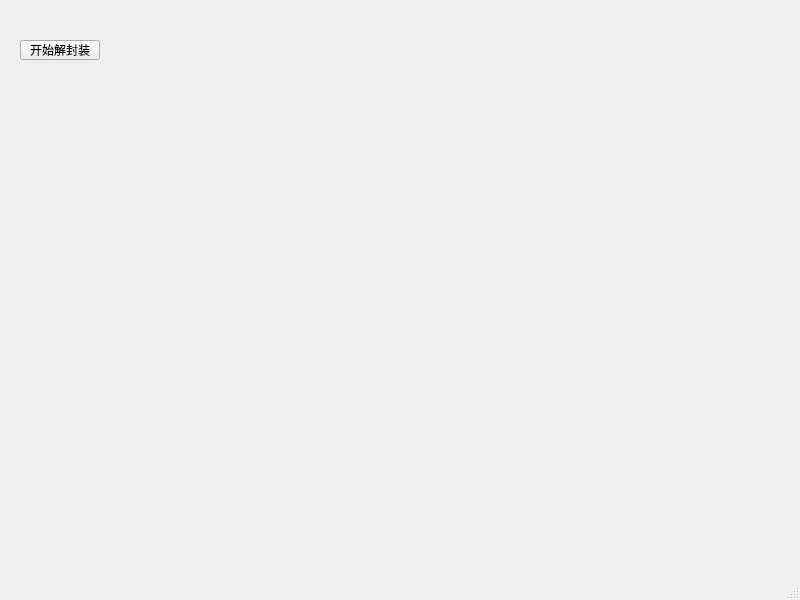
<?xml version="1.0" encoding="UTF-8"?>
<ui version="4.0">
 <class>MainWindow</class>
 <widget class="QMainWindow" name="MainWindow">
  <property name="geometry">
   <rect>
    <x>0</x>
    <y>0</y>
    <width>800</width>
    <height>600</height>
   </rect>
  </property>
  <property name="windowTitle">
   <string>MainWindow</string>
  </property>
  <widget class="QWidget" name="centralwidget">
   <widget class="QPushButton" name="audioButton">
    <property name="geometry">
     <rect>
      <x>20</x>
      <y>40</y>
      <width>80</width>
      <height>20</height>
     </rect>
    </property>
    <property name="text">
     <string>开始解封装</string>
    </property>
   </widget>
  </widget>
  <widget class="QMenuBar" name="menubar">
   <property name="geometry">
    <rect>
     <x>0</x>
     <y>0</y>
     <width>800</width>
     <height>21</height>
    </rect>
   </property>
  </widget>
  <widget class="QStatusBar" name="statusbar"/>
 </widget>
 <resources/>
 <connections/>
</ui>
